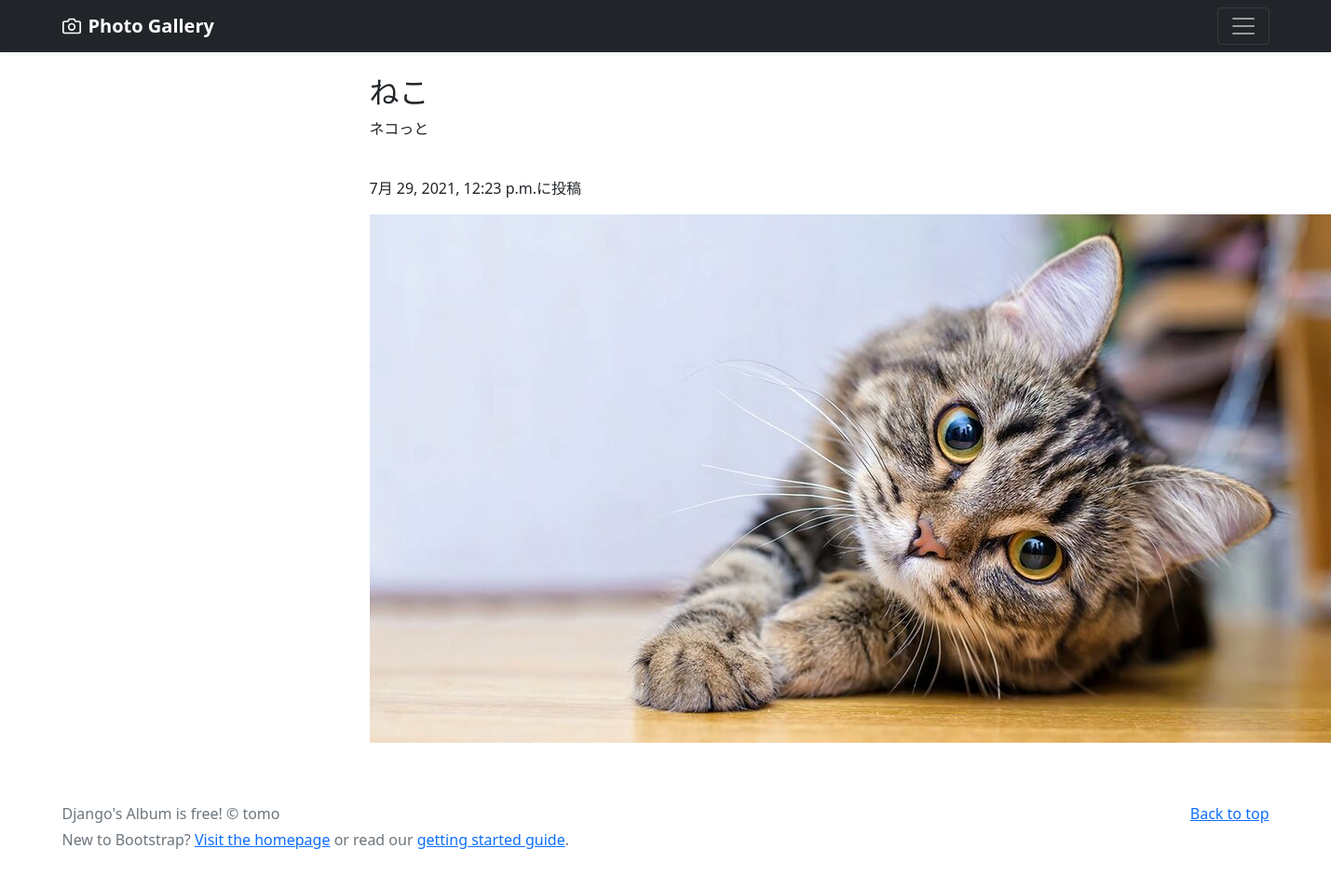
The app's page /photo-detail/2 (signed in) with its own data.
### photo/models.py (models this page shows, shortened)
class PhotoPost(models.Model):
    user = models.ForeignKey(
        CustomUser,
        verbose_name='ユーザー',
        on_delete=models.CASCADE
    )
    category = models.ForeignKey(
        Category,
        verbose_name='カテゴリ',
        on_delete=models.PROTECT
    )
    title = models.CharField(
        verbose_name='タイトル',
        max_length=200
    )
    comment = models.TextField(
        verbose_name='コメント',
    )
    image1 = models.ImageField(
        verbose_name='イメージ1',
        upload_to='photos'
    )
    image2 = models.ImageField(
        verbose_name='イメージ2',
        upload_to='photos',
        blank=True,
        null=True
    )
    posted_at = models.DateTimeField(
        verbose_name='投稿日時',
        auto_now_add=True
    )

### photo/views.py (the view)
# urls.py: path('photo-detail/<int:pk>', views.DetailView.as_view(), name='photo_detail'),
class DetailView(DetailView):
    template_name = 'detail.html'
    model = PhotoPost

### photo/templates/detail.html (shortened to what this page needs)
{% extends 'base.html' %}
{% block contents %}
    <br>
    <div class="container">
        <div class="row">
            <div class="col offset-3">
                <h2>{{ object.title }}</h2>
                <p>{{ object.comment }}</p>
                <br>
                <p>{{ object.posted_at }}に投稿</p>
                <p><img src="{{ object.image1.url }}"></p>
            </div>
        </div>
    </div>
{% endblock %}

### records on screen
PhotoPost: title "ねこ", comment "ネコっと", posted_at "7月 29, 2021, 12:23 p.m.", image1 (picture)
